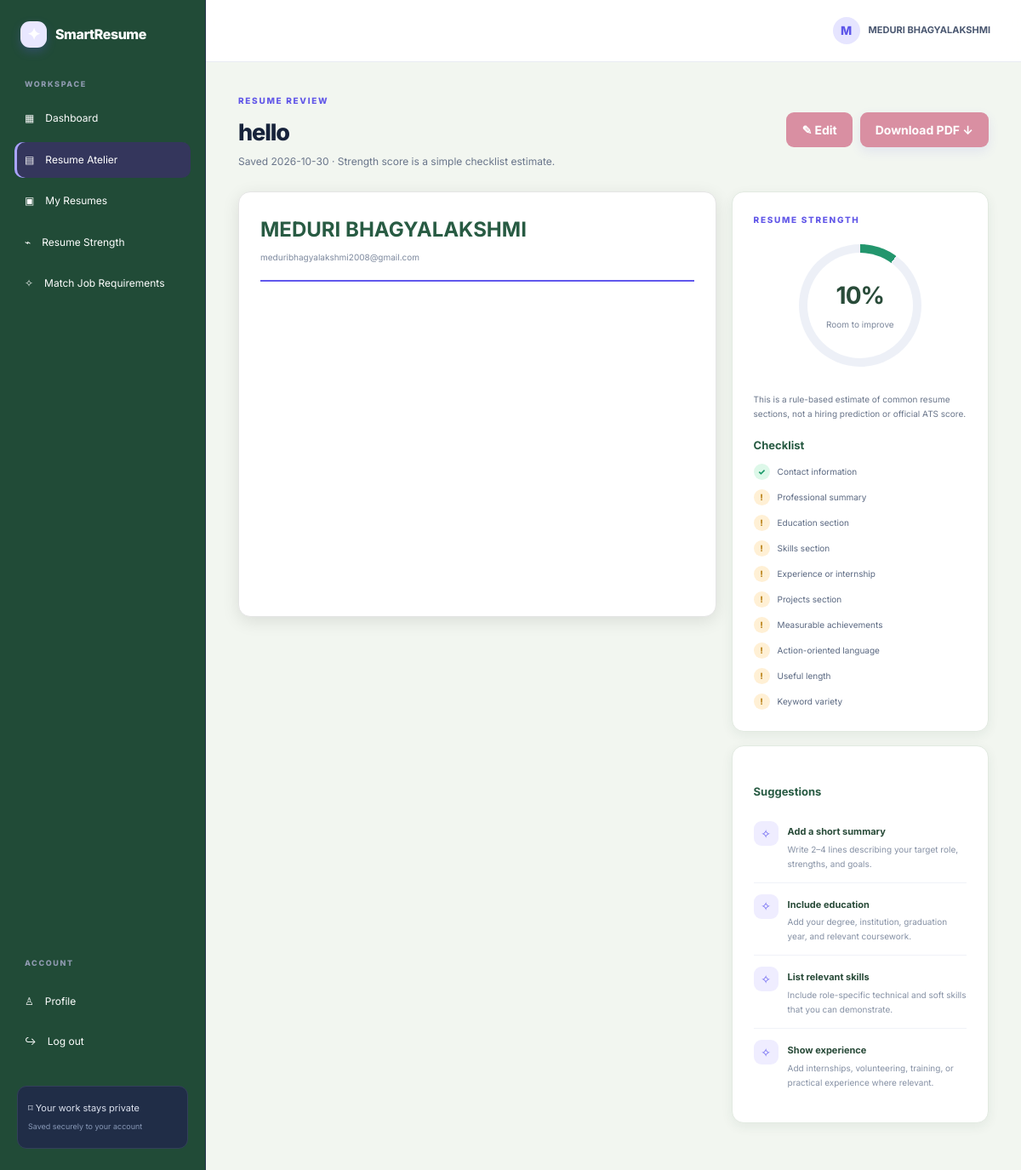
The page /resume/2 (signed in) on the database its author committed.
### tables this page shows
CREATE TABLE users (
            id INTEGER PRIMARY KEY AUTOINCREMENT,
            name TEXT NOT NULL,
            email TEXT NOT NULL UNIQUE,
            password_hash TEXT NOT NULL,
            created_at TEXT NOT NULL
        );

CREATE TABLE resumes (
            id INTEGER PRIMARY KEY AUTOINCREMENT,
            user_id INTEGER NOT NULL,
            title TEXT NOT NULL,
            full_name TEXT NOT NULL DEFAULT '',
            email TEXT NOT NULL DEFAULT '',
            phone TEXT NOT NULL DEFAULT '',
            location TEXT NOT NULL DEFAULT '',
            professional_title TEXT NOT NULL DEFAULT '',
            summary TEXT NOT NULL DEFAULT '',
            education TEXT NOT NULL DEFAULT '',
            skills TEXT NOT NULL DEFAULT '',
            experience TEXT NOT NULL DEFAULT '',
            projects TEXT NOT NULL DEFAULT '',
            strength INTEGER NOT NULL DEFAULT 0,
            created_at TEXT NOT NULL,
            updated_at TEXT NOT NULL, technical_skills TEXT NOT NULL DEFAULT '', soft_skills TEXT NOT NULL DEFAULT '',
            FOREIGN KEY(user_id) REFERENCES users(id) ON DELETE CASCADE
        );

### app.py (the view)
@app.route("/resume/<int:resume_id>")
@login_required
def resume_detail(resume_id):
    with db() as con:
        item = con.execute(
            "SELECT * FROM resumes WHERE id=? AND user_id=?",
            (resume_id, session["user_id"])
        ).fetchone()
    if not item:
        abort(404)
    combined = saved_resume_text(item)
    score, findings, suggestions = analyze_resume(combined)
    return render_template(
        "resume_detail.html",
        item=item,
        score=score,
        findings=findings,
        suggestions=suggestions
    )

### app.py (called while the page is built)
def db():
    conn = sqlite3.connect(DB_PATH)
    conn.row_factory = sqlite3.Row
    conn.execute("PRAGMA foreign_keys = ON")
    return conn

def login_required(fn):
    @wraps(fn)
    def wrapper(*args, **kwargs):
        if "user_id" not in session:
            flash("Please log in to continue.", "info")
            return redirect(url_for("login"))
        return fn(*args, **kwargs)
    return wrapper

def current_user():
    if "user_id" not in session:
        return None
    with db() as con:
        return con.execute(
            "SELECT id, name, email FROM users WHERE id=?",
            (session["user_id"],)
        ).fetchone()

@app.context_processor
def inject_user():
    return {
        "current_user": current_user(),
        "year": datetime.now().year
    }

def saved_resume_text(item):
    fields = [
        "title", "full_name", "email", "phone", "location",
        "professional_title", "summary", "education",
        "technical_skills", "soft_skills", "skills",
        "experience", "projects"
    ]
    return " ".join(str(item[field] or "") for field in fields)

### templates/resume_detail.html (shortened to what this page needs)
{% extends "base.html" %}
{% block content %}
<div class="page-heading"><div><span class="eyebrow">RESUME REVIEW</span><h1>{{ item.title }}</h1><p class="muted">Saved {{ item.updated_at[:10] }} · Strength score is a simple checklist estimate.</p></div><div class="heading-actions"><a class="btn btn-ghost" href="{{ url_for('resume_form', resume_id=item.id) }}">✎ Edit</a><a class="btn" href="{{ url_for('export_pdf', resume_id=item.id) }}">Download PDF ↓</a></div></div>
<div class="review-grid"><div class="panel resume-paper"><div class="paper-header"><h2>{{ item.full_name }}</h2><div>{{ item.email }}</div></div></div>
<div class="review-side"><div class="panel strength-panel"><span class="eyebrow">RESUME STRENGTH</span><div class="big-score"><div class="score-ring" style="--score:{{ score }}%"><div><b>{{ score }}%</b><small>{{ 'Strong start' if score >= 75 else 'Good progress' if score >= 50 else 'Room to improve' }}</small></div></div></div><p class="muted small">This is a rule-based estimate of common resume sections, not a hiring prediction or official ATS score.</p><h3>Checklist</h3><ul class="check-list">{% for f in findings %}<li><span class="{{ 'check-ok' if f.ok else 'check-no' }}">{{ '✓' if f.ok else '!' }}</span>{{ f.label }}</li>{% endfor %}</ul></div><div class="panel"><h3>Suggestions</h3>{% for title,desc in suggestions[:4] %}<div class="suggestion"><span class="suggestion-bullet">✧</span><div><b>{{ title }}</b><p>{{ desc }}</p></div></div>{% endfor %}</div></div></div>
{% endblock %}

### templates/base.html (shortened to what this page needs)
<!doctype html>
<html lang="en">
<head>
  <link rel="stylesheet" href="{{ url_for('static', filename='style.css') }}">
</head>
<body>
{% if current_user and request.endpoint not in ['index','login','register'] %}
<div class="app-shell">
  <aside class="sidebar">
    <a class="brand" href="{{ url_for('dashboard') }}"><span class="brand-mark">✦</span> SmartResume</a>
    <div class="side-label">WORKSPACE</div>
    <nav>
      <a class="{% if request.endpoint == 'dashboard' %}active{% endif %}" href="{{ url_for('dashboard') }}">▦ <span>Dashboard</span></a>
      <a class="{% if request.endpoint in ['resume_form','resume_detail'] %}active{% endif %}" href="{{ url_for('resume_form') }}">▤ <span>Resume Atelier</span></a>
      <a class="{% if request.endpoint == 'resumes' %}active{% endif %}" href="{{ url_for('resumes') }}">▣ <span>My Resumes</span></a>
      <a class="{% if request.endpoint == 'analyze' %}active{% endif %}" href="{{ url_for('analyze') }}">⌁ <span>Resume Strength</span></a>
      <a class="{% if request.endpoint == 'tailor_resume' %}active{% endif %}" href="{{ url_for('tailor_resume') }}">✧ <span>Match Job Requirements</span></a>
    </nav>
    <div class="side-bottom">
      <div class="side-label">ACCOUNT</div>
      <a href="{{ url_for('dashboard') }}">♙ <span>Profile</span></a>
      <a href="{{ url_for('logout') }}">↪ <span>Log out</span></a>
      <div class="privacy-note">⌑ Your work stays private<br><small>Saved securely to your account</small></div>
    </div>
  </aside>
  <main class="main-area">
    <header class="topbar"><span class="mobile-brand">✦ SmartResume</span><span class="avatar">{{ current_user.name[:1]|upper }}</span><span class="user-name">{{ current_user.name }}</span></header>
    <div class="page-content">
{% endif %}
    {% block content %}{% endblock %}
{% if current_user and request.endpoint not in ['index','login','register'] %}
    </div>
  </main>
</div>
{% else %}
  </main>
  <footer class="public-footer">© {{ year }} SmartResume · Build a resume that tells your story.</footer>
{% endif %}
</body>
</html>

### rows shown on the page
users: name "M", name "MEDURI BHAGYALAKSHMI"
resumes: title "hello", updated_at "2026-10-30", full_name "MEDURI BHAGYALAKSHMI", email "meduribhagyalakshmi2008@gmail.com"

### other values the page prints
{{ score }} "10"
{{ '✓' if f.ok else '!' }} "✓" "!" "!" "!" "!" "!" "!" "!" "!" "!"
{{ f.label }} "Contact information" "Professional summary" "Education section" "Skills section" "Experience or internship" "Projects section" "Measurable achievements" "Action-oriented language" "Useful length" "Keyword variety"
{{ title }} "Add a short summary" "Include education" "List relevant skills" "Show experience"
{{ desc }} "Write 2–4 lines describing your target role, strengths, and goals." "Add your degree, institution, graduation year, and relevant coursework." "Include role-specific technical and soft skills that you can demonstrate." "Add internships, volunteering, training, or practical experience where relevant."
